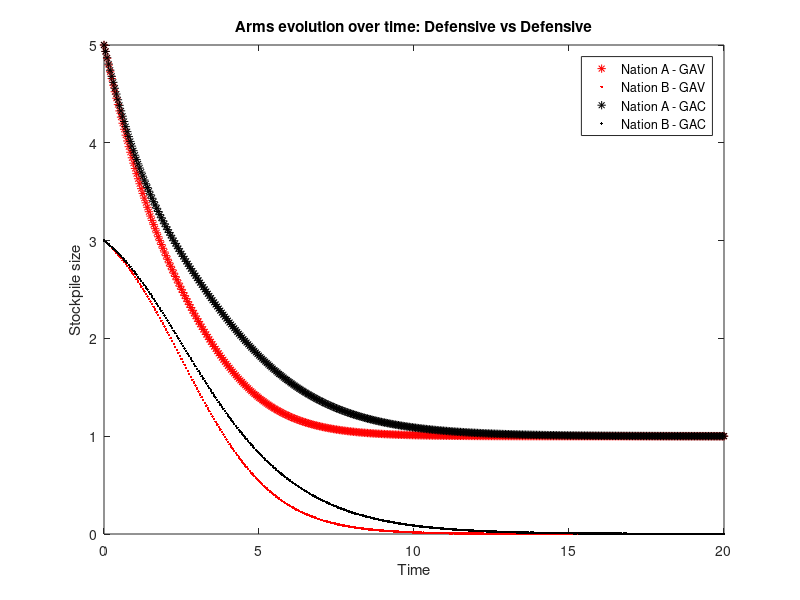

Write the MATLAB code that produced this figure.
%AM115 project 1 - Arms race
% Jordan Rogers, Daniel Kang
%Code simulates the evolution of two countries arms stockpiles
%Three different country choices: Aggressor, Defensive, and Diplomatic

% %Country A Aggressor 
% a = 2;
% m = .2;
% B = 2;
% r = 2;
% x0 = 2;
% x_m = 10;

%Country A Defensive 
a = 1.5;
m = 2;
B = 1;
r = 2;
x0 = 5;
x_m = 8;

% %Country A Diplomatic
% a = .5;
% m = 1;
% B = .1;
% r = -.5;
% x0 = 3;
% x_m = 4;

% %Country B Aggressor 
% b = 2;
% n = .2;
% G = 2;
% s = 2;
% y0 = 2;
% y_m = 10;

% %Country B Defensive 
% b = 1.5;
% n = 2;
% G = 1;
% s = 2;
% y0 = 5;
% y_m = 8;

%Country B Diplomatic
b = .5;
n = 1;
G = .1;
s = -.5;
y0 = 3;
y_m = 4;


dxdt = 0;%initialize x' for greivance as variable model
dxdtcg = dxdt;%initialize x' for greivance as constant model
dydt = 0;
dydtcg = dydt;

timespan = 0:.05:20;
dt = .05;
steps = size(timespan,2);

xs = ones(steps,1)*x0;%array to track country A arms: Grievance as Variable
xscg = ones(steps,1)*x0;%array to track country A arms: Grievance as Constant
xsvc = ones(steps,1)*x0;%array to track country A: Varying Carrying Capacity
ys = ones(steps,1)*y0;
yscg = ones(steps,1)*y0;
ysvc = ones(steps,1)*y0;

for i = 2:steps
    %calculate new derivatives
    %for greivance as variable model
    dxdt_new = (1 - xs(i-1)/x_m)*(a*ys(i-1) - m*xs(i-1) + B*dydt + r);
    dydt_new = (1 - ys(i-1)/y_m)*(b*xs(i-1) - n*ys(i-1) + G*dxdt + s);
    
    %for greivance as constant model
    dxdtcg_new = (1 - xscg(i-1)/x_m)*(a*yscg(i-1) - m*xscg(i-1) + r);
    dydtcg_new = (1 - yscg(i-1)/y_m)*(b*xscg(i-1) - n*yscg(i-1) + s);
    
    %assign new derivatives
    dxdt = dxdt_new;
    dydt = dydt_new;
    
    dxdtcg = dxdtcg_new;
    dydtcg = dydtcg_new;

    %update values
    xs(i) = xs(i-1) + dxdt*dt;
    ys(i) = ys(i-1) + dydt*dt;
    xscg(i) = xscg(i-1) + dxdtcg*dt;
    yscg(i) = yscg(i-1) + dydtcg*dt;
    
    %Ensure arsenals dont go below 0
    if xs(i) < 0
        xs(i) = 0;
    end
    if ys(i) < 0
       ys(i) = 0; 
    end
    if xscg(i) < 0
        xscg(i) = 0;
    end
    if yscg(i) < 0
       yscg(i) = 0; 
    end    
    
end

figure(1)
plot(timespan, xs, 'r*', timespan, ys, 'r.', timespan, xscg, 'k*', timespan, yscg, 'k.')
title('Arms evolution over time: Defensive vs Defensive')
xlabel('Time')
ylabel('Stockpile size')
legend('Nation A - GAV', 'Nation B - GAV', 'Nation A - GAC', 'Nation B - GAC')
